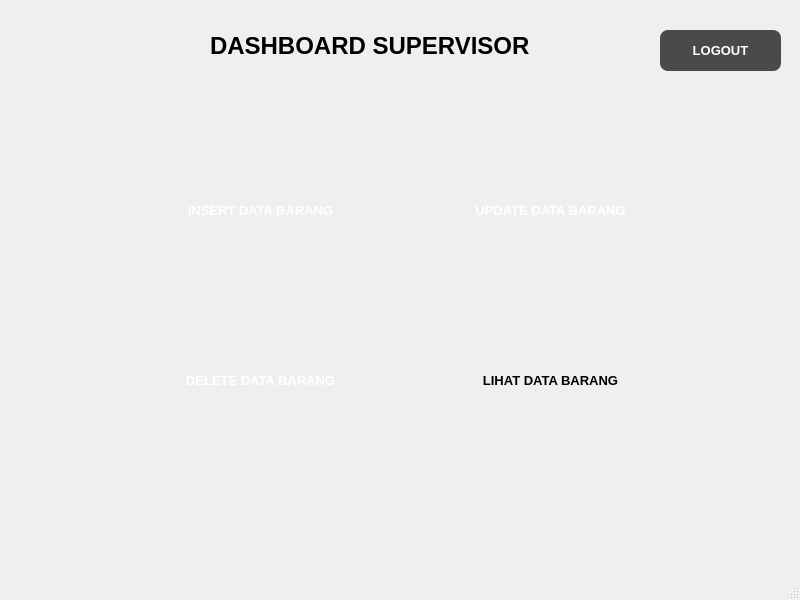
<?xml version="1.0" encoding="UTF-8"?>
<ui version="4.0">
 <class>MainWindow</class>
 <widget class="QMainWindow" name="MainWindow">
  <property name="geometry">
   <rect>
    <x>0</x>
    <y>0</y>
    <width>800</width>
    <height>600</height>
   </rect>
  </property>
  <property name="windowTitle">
   <string>MainWindow</string>
  </property>
  <widget class="QWidget" name="centralwidget">
   <widget class="QLabel" name="label">
    <property name="geometry">
     <rect>
      <x>210</x>
      <y>20</y>
      <width>481</width>
      <height>51</height>
     </rect>
    </property>
    <property name="font">
     <font>
      <pointsize>18</pointsize>
      <weight>75</weight>
      <bold>true</bold>
     </font>
    </property>
    <property name="text">
     <string>DASHBOARD SUPERVISOR</string>
    </property>
   </widget>
   <widget class="QPushButton" name="pushButton">
    <property name="geometry">
     <rect>
      <x>140</x>
      <y>150</y>
      <width>241</width>
      <height>121</height>
     </rect>
    </property>
    <property name="font">
     <font>
      <pointsize>10</pointsize>
      <weight>75</weight>
      <bold>true</bold>
     </font>
    </property>
    <property name="styleSheet">
     <string notr="true">background: qlineargradient(
    x1:0, y1:0, x2:1, y2:1,
    stop:0 #66d9a3,
    stop:1 #33cc88
);
color: white;
border-radius: 8px;
</string>
    </property>
    <property name="text">
     <string>INSERT DATA BARANG</string>
    </property>
   </widget>
   <widget class="QPushButton" name="pushButton_2">
    <property name="geometry">
     <rect>
      <x>140</x>
      <y>320</y>
      <width>241</width>
      <height>121</height>
     </rect>
    </property>
    <property name="font">
     <font>
      <pointsize>10</pointsize>
      <weight>75</weight>
      <bold>true</bold>
     </font>
    </property>
    <property name="styleSheet">
     <string notr="true">QPushButton {
    background: qlineargradient(
        x1:0, y1:0, x2:1, y2:1,
        stop:0 #ff9aa2,   /* soft pink-ish red */
        stop:1 #ff6f6f    /* soft coral red */
    );
    color: white;
    border: none;
    border-radius: 8px;
    padding: 6px 14px;
    font-weight: bold;
}

QPushButton:hover {
    background: qlineargradient(
        x1:0, y1:0, x2:1, y2:1,
        stop:0 #ff8c99,
        stop:1 #ff5f5f
    );
}

QPushButton:pressed {
    background: #e85c5c;
}
</string>
    </property>
    <property name="text">
     <string>DELETE DATA BARANG</string>
    </property>
   </widget>
   <widget class="QPushButton" name="pushButton_3">
    <property name="geometry">
     <rect>
      <x>430</x>
      <y>320</y>
      <width>241</width>
      <height>121</height>
     </rect>
    </property>
    <property name="font">
     <font>
      <pointsize>10</pointsize>
      <weight>75</weight>
      <bold>true</bold>
     </font>
    </property>
    <property name="styleSheet">
     <string notr="true">background: qlineargradient(
    x1:0, y1:0, x2:1, y2:1,
    stop:0 #d9d9d9,
    stop:1 #bfbfbf
);
color: black;
border-radius: 8px;
</string>
    </property>
    <property name="text">
     <string>LIHAT DATA BARANG</string>
    </property>
   </widget>
   <widget class="QPushButton" name="pushButton_4">
    <property name="geometry">
     <rect>
      <x>430</x>
      <y>150</y>
      <width>241</width>
      <height>121</height>
     </rect>
    </property>
    <property name="font">
     <font>
      <pointsize>10</pointsize>
      <weight>75</weight>
      <bold>true</bold>
     </font>
    </property>
    <property name="styleSheet">
     <string notr="true">background: qlineargradient(
    x1:0, y1:0, x2:1, y2:1,
    stop:0 #4da6ff,
    stop:1 #1a75ff
);
color: white;
border-radius: 8px;
padding: 6px 14px;
</string>
    </property>
    <property name="text">
     <string>UPDATE DATA BARANG</string>
    </property>
   </widget>
   <widget class="QPushButton" name="pushButton_logout">
    <property name="geometry">
     <rect>
      <x>660</x>
      <y>30</y>
      <width>121</width>
      <height>41</height>
     </rect>
    </property>
    <property name="font">
     <font>
      <pointsize>10</pointsize>
      <weight>75</weight>
      <bold>true</bold>
     </font>
    </property>
    <property name="styleSheet">
     <string notr="true">QPushButton {
    background-color: #4A4A4A;
    color: white;
    border: none;
    border-radius: 8px;
    padding: 6px 14px;
}

QPushButton:hover {
    background-color: #3A3A3A;
}

QPushButton:pressed {
    background-color: #2E2E2E;
}
</string>
    </property>
    <property name="text">
     <string>LOGOUT</string>
    </property>
   </widget>
  </widget>
  <widget class="QMenuBar" name="menubar">
   <property name="geometry">
    <rect>
     <x>0</x>
     <y>0</y>
     <width>800</width>
     <height>26</height>
    </rect>
   </property>
  </widget>
  <widget class="QStatusBar" name="statusbar"/>
 </widget>
 <resources/>
 <connections/>
</ui>
